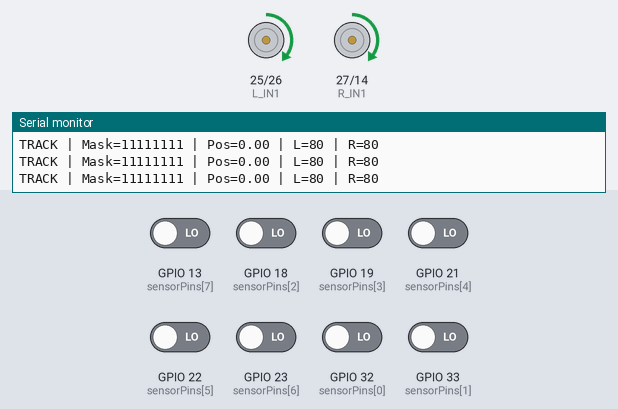
A sketch run on a simulated ESP32. Shown: motor-driver pin pairs drawn as motors (green arrow = first pin HIGH = forward, orange = second pin HIGH = backward, longer = more drive), the last lines printed to the serial monitor. Inputs (shaded band) come from the test bench; at power-on: GPIO 13 (sensorPins[7]), GPIO 18 (sensorPins[2]), GPIO 19 (sensorPins[3]), GPIO 21 (sensorPins[4]), GPIO 22 (sensorPins[5]), GPIO 23 (sensorPins[6]), GPIO 32 (sensorPins[0]), GPIO 33 (sensorPins[1]) LOW.

Above: at 1.2 s.
1.3 s: GPIO 13 (sensorPins[7]) driven HIGH
At 2.2 s:
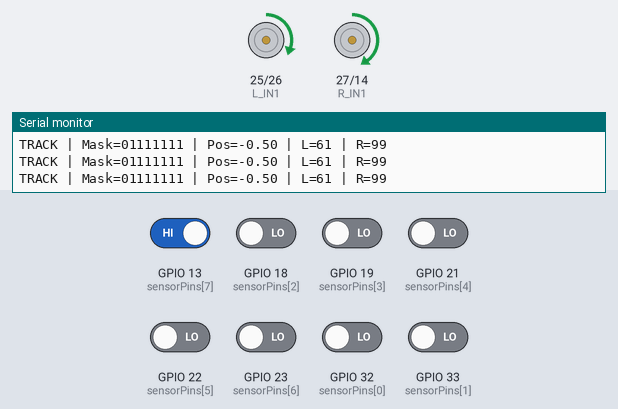
2.9 s: GPIO 32 (sensorPins[0]) driven HIGH
At 3.4 s:
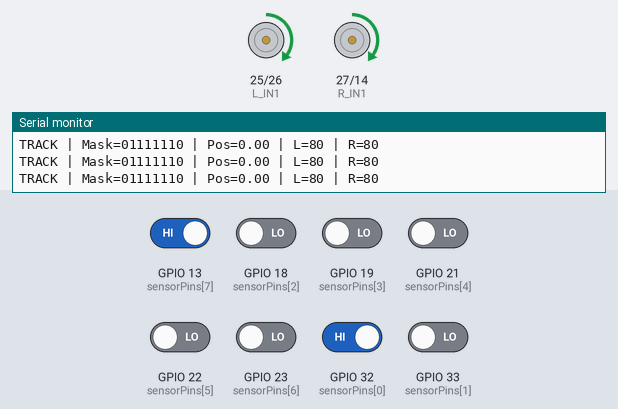
4.4 s: GPIO 18 (sensorPins[2]) driven HIGH
At 5.3 s:
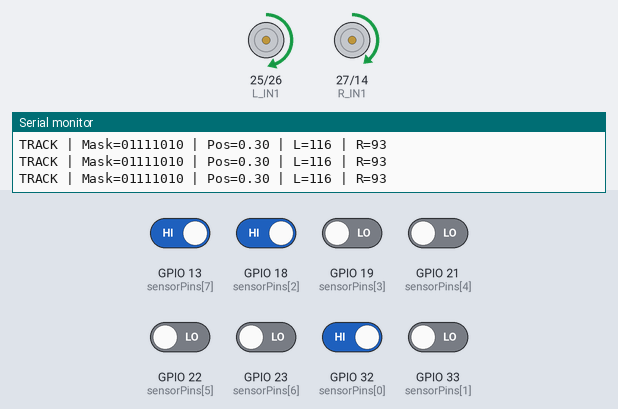
5.9 s: GPIO 33 (sensorPins[1]) driven HIGH
At 7.2 s:
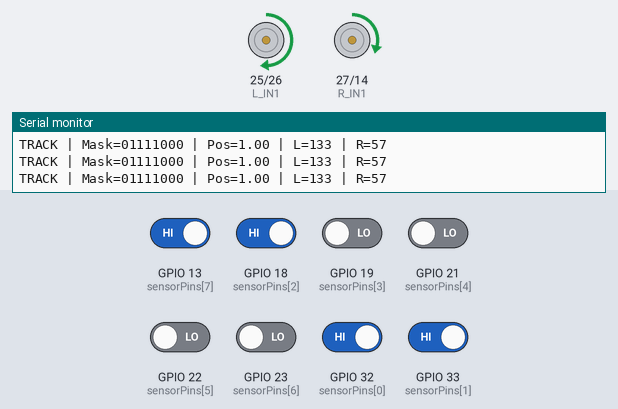
7.5 s: GPIO 33 (sensorPins[1]) driven LOW
At 8.1 s:
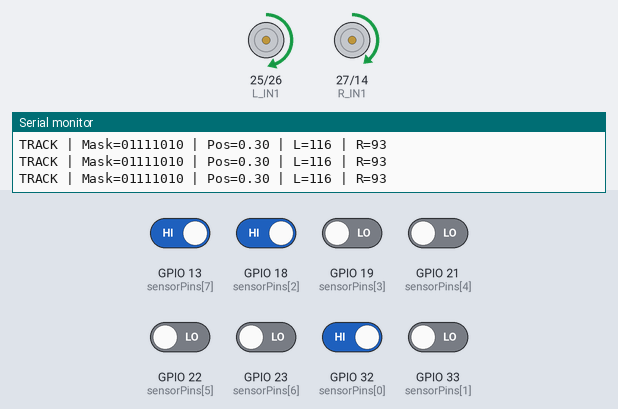
9.0 s: GPIO 19 (sensorPins[3]) driven HIGH
At 10.1 s:
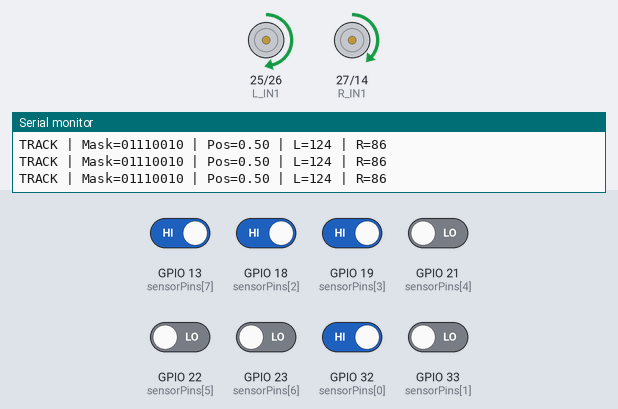
Timing chart, 0 to 11.5 s (numbered marks = the images above; inputs shaded):
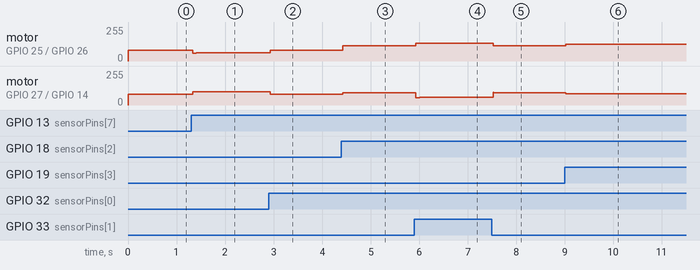

Measured:
- after the input at 1.3 s, motor on GPIO 25 (L_IN1) / GPIO 26 (L_IN2): forward 80/255 → forward 60/255 at once, → forward 61/255 0.08 s later; motor on GPIO 27 (R_IN1) / GPIO 14 (R_IN2): forward 80/255 → forward 99/255 at once
- after the input at 2.9 s, motor on GPIO 25 (L_IN1) / GPIO 26 (L_IN2): forward 61/255 → forward 80/255 at once; motor on GPIO 27 (R_IN1) / GPIO 14 (R_IN2): forward 99/255 → forward 79/255 at once, → forward 80/255 0.08 s later
- after the input at 4.4 s, motor on GPIO 25 (L_IN1) / GPIO 26 (L_IN2): forward 80/255 → forward 116/255 at once; motor on GPIO 27 (R_IN1) / GPIO 14 (R_IN2): forward 80/255 → forward 93/255 at once
- after the input at 5.9 s, motor on GPIO 25 (L_IN1) / GPIO 26 (L_IN2): forward 116/255 → forward 133/255 at once; motor on GPIO 27 (R_IN1) / GPIO 14 (R_IN2): forward 93/255 → forward 56/255 at once, → forward 57/255 0.08 s later
- after the input at 7.5 s, motor on GPIO 25 (L_IN1) / GPIO 26 (L_IN2): forward 133/255 → forward 116/255 at once; motor on GPIO 27 (R_IN1) / GPIO 14 (R_IN2): forward 57/255 → forward 93/255 at once
- after the input at 9.0 s, motor on GPIO 25 (L_IN1) / GPIO 26 (L_IN2): forward 116/255 → forward 124/255 at once; motor on GPIO 27 (R_IN1) / GPIO 14 (R_IN2): forward 93/255 → forward 85/255 at once, → forward 86/255 0.07 s later

The sketch:

line_follower_pjy.ino
```cpp
#include <Arduino.h>

// =====================================================
// HIGH SPEED LINE FOLLOWER
// ESP32-S + DRV8833 + HYS301 8 CHANNEL
// Jalur: garis hitam di atas permukaan putih
// =====================================================

// ---------- PIN MOTOR DRV8833 ----------
constexpr uint8_t L_IN1 = 25;
constexpr uint8_t L_IN2 = 26;
constexpr uint8_t R_IN1 = 27;
constexpr uint8_t R_IN2 = 14;

// ---------- PIN SENSOR: KIRI -> KANAN ----------
constexpr uint8_t SENSOR_COUNT = 8;

const uint8_t sensorPins[SENSOR_COUNT] = {
  32, 33, 18, 19, 21, 22, 23, 13
};

// Sesuaikan setelah pengujian.
// LOW berarti sensor mendeteksi garis hitam.
constexpr uint8_t LINE_LEVEL = LOW;

// Balik menjadi true jika arah motor terbalik.
constexpr bool INVERT_LEFT  = false;
constexpr bool INVERT_RIGHT = false;

// ---------- PARAMETER KECEPATAN ----------
int baseSpeed = 105;
constexpr int MAX_PWM = 210;
constexpr int MIN_CORNER_SPEED = 65;
constexpr int SEARCH_PWM = 75;

// ---------- PARAMETER PID ----------
// Error posisi berkisar kira-kira -3.5 sampai +3.5.
float Kp = 38.0f;
float Ki = 0.0f;
float Kd = 0.45f;

// ---------- PARAMETER FILTER ----------
constexpr float DERIVATIVE_FILTER = 0.30f;
constexpr float INTEGRAL_LIMIT = 1.0f;

// ---------- BOBOT SENSOR ----------
const float weights[SENSOR_COUNT] = {
  -3.5f, -2.5f, -1.5f, -0.5f,
   0.5f,  1.5f,  2.5f,  3.5f
};

// ---------- STATUS ----------
float error = 0.0f;
float previousError = 0.0f;
float integral = 0.0f;
float filteredDerivative = 0.0f;

int lastDirection = 0; // -1 kiri, +1 kanan
bool everFoundLine = false;

uint32_t previousMicros = 0;
uint32_t previousPrint = 0;

// ---------- MOTOR CONTROL ----------
// Nilai positif = maju.
// Nilai negatif = mundur.
// Pastikan roda terangkat saat pengujian awal.
void setMotor(uint8_t pin1, uint8_t pin2,
              int pwm, bool invert) {
  pwm = constrain(pwm, -255, 255);

  if (invert) pwm = -pwm;

  if (pwm > 0) {
    analogWrite(pin1, pwm);
    analogWrite(pin2, 0);
  } else if (pwm < 0) {
    analogWrite(pin1, 0);
    analogWrite(pin2, -pwm);
  } else {
    analogWrite(pin1, 0);
    analogWrite(pin2, 0);
  }
}

void driveMotors(int left, int right) {
  setMotor(L_IN1, L_IN2, left, INVERT_LEFT);
  setMotor(R_IN1, R_IN2, right, INVERT_RIGHT);
}

void stopMotors() {
  driveMotors(0, 0);
}

// ---------- SENSOR READING ----------
struct SensorResult {
  uint8_t mask;
  uint8_t count;
  bool found;
  float position;
};

SensorResult readSensors() {
  SensorResult result = {};
  float sum = 0.0f;

  for (uint8_t i = 0; i < SENSOR_COUNT; i++) {
    bool active = (digitalRead(sensorPins[i]) == LINE_LEVEL);

    if (active) {
      result.mask |= (1U << i);
      result.count++;
      sum += weights[i];
    }
  }

  result.found = (result.count > 0);

  if (result.found) {
    result.position = sum / result.count;
  }

  return result;
}

// ---------- SETUP ----------
void setup() {
  Serial.begin(115200);

  for (uint8_t i = 0; i < SENSOR_COUNT; i++) {
    pinMode(sensorPins[i], INPUT);
  }

  pinMode(L_IN1, OUTPUT);
  pinMode(L_IN2, OUTPUT);
  pinMode(R_IN1, OUTPUT);
  pinMode(R_IN2, OUTPUT);

  stopMotors();

  previousMicros = micros();

  Serial.println("ESP32 Line Follower");
  Serial.println("Sensor order: left -> right");
  Serial.println("Motors stopped; ready for testing.");
}

// ---------- MAIN LOOP ----------
void loop() {
  uint32_t now = micros();
  float dt = (uint32_t)(now - previousMicros) * 1.0e-6f;

  if (dt < 0.002f) return;

  previousMicros = now;

  SensorResult s = readSensors();

  // ==============================================
  // 1. GARIS HILANG
  // ==============================================
  if (!s.found) {
    integral = 0.0f;
    filteredDerivative = 0.0f;

    if (!everFoundLine) {
      stopMotors();
    } else if (lastDirection < 0) {
      // Cari ke kiri
      driveMotors(-SEARCH_PWM, SEARCH_PWM);
    } else if (lastDirection > 0) {
      // Cari ke kanan
      driveMotors(SEARCH_PWM, -SEARCH_PWM);
    } else {
      stopMotors();
    }

    printStatus(s, 0, 0, "LOST");
    return;
  }

  everFoundLine = true;
  error = s.position;

  if (error < -0.15f) lastDirection = -1;
  if (error >  0.15f) lastDirection = 1;

  // ==============================================
  // 2. PID DENGAN DERIVATIF TERFILTER
  // ==============================================
  integral += error * dt;
  integral = constrain(integral,
                       -INTEGRAL_LIMIT,
                        INTEGRAL_LIMIT);

  float rawDerivative = (error - previousError) / dt;

  filteredDerivative =
      (1.0f - DERIVATIVE_FILTER) * filteredDerivative
      + DERIVATIVE_FILTER * rawDerivative;

  float correction =
      Kp * error
      + Ki * integral
      + Kd * filteredDerivative;

  previousError = error;

  // ==============================================
  // 3. KECEPATAN ADAPTIF
  // ==============================================
  float absError = fabs(error);
  int targetSpeed = baseSpeed;

  // Turunkan kecepatan secara bertahap
  // ketika garis menjauh dari pusat sensor.
  if (absError > 2.5f) {
    targetSpeed = MIN_CORNER_SPEED;
  } else if (absError > 1.5f) {
    targetSpeed = min(targetSpeed, 80);
  } else if (absError > 0.8f) {
    targetSpeed = min(targetSpeed, 95);
  }

  // Pola sangat lebar mungkin persimpangan,
  // garis tebal, atau bagian lintasan khusus.
  // Perlambat tanpa memilih cabang secara acak.
  if (s.count >= 6) {
    targetSpeed = min(targetSpeed, 80);
  }

  // ==============================================
  // 4. KENDALI MOTOR
  // ==============================================
  int leftPWM = (int)(targetSpeed + correction);
  int rightPWM = (int)(targetSpeed - correction);

  // Izinkan putaran balik hanya ketika koreksi besar.
  leftPWM = constrain(leftPWM, -MAX_PWM, MAX_PWM);
  rightPWM = constrain(rightPWM, -MAX_PWM, MAX_PWM);

  driveMotors(leftPWM, rightPWM);

  printStatus(s, leftPWM, rightPWM, "TRACK");
}

// ---------- SERIAL MONITOR ----------
void printStatus(const SensorResult &s,
                 int leftPWM,
                 int rightPWM,
                 const char *mode) {
  if (millis() - previousPrint < 100) return;
  previousPrint = millis();

  Serial.print(mode);
  Serial.print(" | Mask=");

  for (int i = SENSOR_COUNT - 1; i >= 0; i--) {
    Serial.print((s.mask >> i) & 1U);
  }

  Serial.print(" | Pos=");
  Serial.print(s.position, 2);
  Serial.print(" | L=");
  Serial.print(leftPWM);
  Serial.print(" | R=");
  Serial.println(rightPWM);
}
```
